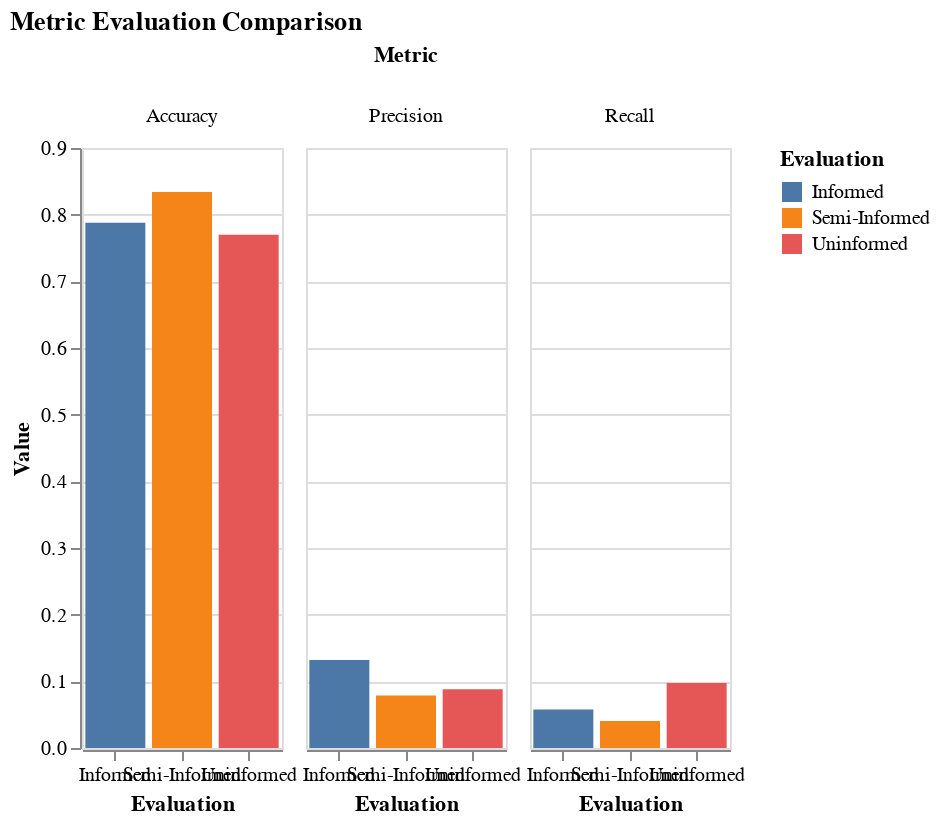

Write notebook code for a chart like this one.
### Code cell
generalize = pd.DataFrame({
    'Metric': ['Accuracy', 'Accuracy', 'Accuracy', 
               'Precision', 'Precision', 'Precision',
               'Recall', 'Recall', 'Recall'],
    'Evaluation': ['Informed', 'Semi-Informed', 'Uninformed',
                   'Informed', 'Semi-Informed', 'Uninformed',
                   'Informed', 'Semi-Informed', 'Uninformed'],
    'Value': result
})

# Create the Altair chart
chart = alt.Chart(generalize).mark_bar().encode(
    x=alt.X('Evaluation:N', title='Evaluation', axis=alt.Axis(labelAngle=0)),
    y=alt.Y('Value:Q', title='Value'),
    color='Evaluation:N',
    column='Metric:N',
    tooltip=['Evaluation:N', 'Value:Q']
).properties(
    title='Metric Evaluation Comparison',
    width=100
).configure_facet(
    spacing=10
)

# Show the chart
chart.show()

### Figure 1 — Vega-Lite specification as saved in the notebook (floating-point values rounded to 4 significant figures)
{"config": {"view": {"continuousWidth": 300, "continuousHeight": 300}, "facet": {"spacing": 10}}, "data": {"name": "data-a83eafaacf95e4860f64fa16fe059a60"}, "mark": {"type": "bar"}, "encoding": {"color": {"field": "Evaluation", "type": "nominal"}, "column": {"field": "Metric", "type": "nominal"}, "tooltip": [{"field": "Evaluation", "type": "nominal"}, {"field": "Value", "type": "quantitative"}], "x": {"axis": {"labelAngle": 0}, "field": "Evaluation", "title": "Evaluation", "type": "nominal"}, "y": {"field": "Value", "title": "Value", "type": "quantitative"}}, "title": "Metric Evaluation Comparison", "width": 100, "$schema": "https://vega.github.io/schema/vega-lite/v5.20.1.json", "datasets": {"data-a83eafaacf95e4860f64fa16fe059a60": [{"Metric": "Accuracy", "Evaluation": "Informed", "Value": 0.7879}, {"Metric": "Accuracy", "Evaluation": "Semi-Informed", "Value": 0.834}, {"Metric": "Accuracy", "Evaluation": "Uninformed", "Value": 0.7698}, {"Metric": "Precision", "Evaluation": "Informed", "Value": 0.1319}, {"Metric": "Precision", "Evaluation": "Semi-Informed", "Value": 0.0787}, {"Metric": "Precision", "Evaluation": "Uninformed", "Value": 0.08796}, {"Metric": "Recall", "Evaluation": "Informed", "Value": 0.05793}, {"Metric": "Recall", "Evaluation": "Semi-Informed", "Value": 0.04048}, {"Metric": "Recall", "Evaluation": "Uninformed", "Value": 0.09757}]}}
